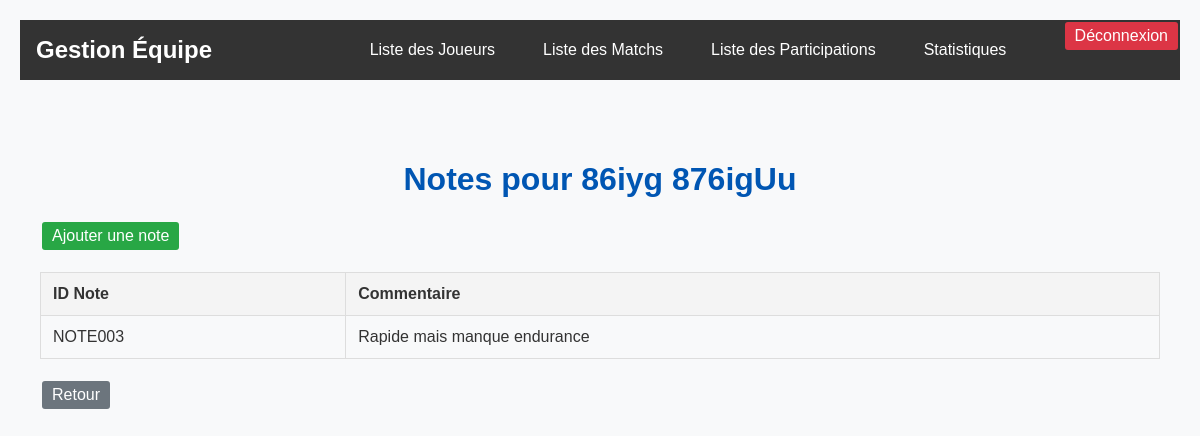
Screenshot of /vue/voirNotes.php?id=UGI87 with the database file from the repository.
### tables this page shows
CREATE TABLE `joueur` (
  `numero_de_licence` varchar(50) NOT NULL,
  `nom` varchar(50) DEFAULT NULL,
  `prenom` varchar(50) DEFAULT NULL,
  `date_naissance` date DEFAULT NULL,
  `taille` decimal(15,0) DEFAULT NULL,
  `poids` decimal(15,0) DEFAULT NULL,
  `evaluation` decimal(1,0) DEFAULT NULL,
  `statut` varchar(8) DEFAULT NULL
);

CREATE TABLE `note_personnelle` (
  `Id_note` varchar(50) NOT NULL,
  `Commentaire` varchar(50) DEFAULT NULL,
  `numero_de_licence` varchar(50) NOT NULL
);

### modele/joueurModel.php (called while the page is built, shortened)
<?php
require_once '../config/bd.php';
function getJoueurByLicence($numero_licence) {
    global $linkpdo;
    $requete = $linkpdo->prepare("SELECT * FROM joueur WHERE numero_de_licence = :licence");
    $requete->execute([':licence' => $numero_licence]);
    return $requete->fetch(PDO::FETCH_ASSOC);
}
?>

### controleur/noteControleur.php (called while the page is built, shortened)
<?php
require_once '../modele/noteModel.php';
require_once '../modele/joueurModel.php';
function afficherNotesJoueur($numero_licence) {
    return [
        'joueur' => getJoueurByLicence($numero_licence),
        'notes' => getNotesJoueur($numero_licence)
    ];
}

### modele/noteModel.php (called while the page is built, shortened)
<?php
require_once '../config/bd.php';
function getNotesJoueur($numero_licence) {
    global $linkpdo;
    $requete = $linkpdo->prepare("
        SELECT DISTINCT n.*, j.nom, j.prenom
        FROM note_personnelle n
        JOIN joueur j ON n.numero_de_licence = j.numero_de_licence
        WHERE n.numero_de_licence = :licence
        ORDER BY n.Id_note DESC
    ");
    $requete->execute([':licence' => $numero_licence]);
    return $requete->fetchAll(PDO::FETCH_ASSOC);
}

### vue/voirNotes.php (the view, shortened to what this page needs)
<?php
require_once '../controleur/noteControleur.php';
include "header.php";
$numero_licence = isset($_GET['id']) ? htmlspecialchars($_GET['id']) : null;
$result = afficherNotesJoueur($numero_licence);
$joueur = $result['joueur'];
$notes = $result['notes'];
?>
<!DOCTYPE html>
<html lang="fr">
<head>
    <link rel="stylesheet" href="./css/style.css">
</head>
<body>
    <div class="container">
        <h1>Notes pour <?php echo htmlspecialchars($joueur['nom'] . ' ' . $joueur['prenom']); ?></h1>
        <div style="margin: 20px 0;">
            <a href="ajouterNote.php?id=<?php echo urlencode($numero_licence); ?>"
               class="button add-btn">Ajouter une note</a>
        </div>
        <?php if (empty($notes)): ?>
            <div class="alert alert-info">Aucune note n'a été ajoutée pour ce joueur.</div>
        <?php else: ?>
            <table>
                <thead>
                    <tr>
                        <th>ID Note</th>
                        <th>Commentaire</th>
                    </tr>
                </thead>
                <tbody>
                    <?php foreach ($notes as $note): ?>
                        <tr>
                            <td><?php echo htmlspecialchars($note['Id_note']); ?></td>
                            <td><?php echo htmlspecialchars($note['Commentaire']); ?></td>
                        </tr>
                    <?php endforeach; ?>
                </tbody>
            </table>
        <?php endif; ?>
        <div style="margin-top: 20px;">
            <a href="listeJoueurs.php" class="button back-btn">Retour</a>
        </div>
    </div>
</body>
</html>

### vue/css/style.css (style rules this page uses)
body { font-family: Arial, sans-serif; margin: 20px; padding: 0; background-color: #f8f9fa; color: #333; }
h1 { text-align: center; color: #0056b3; }
table { width: 100%; border-collapse: collapse; margin-top: 20px; }
th, td { border: 1px solid #ddd; padding: 8px; text-align: left; }
th { background-color: #f4f4f4; color: #333; font-weight: bold; }
.container { padding: 20px; max-width: 1200px; margin: 0 auto; }
.button { padding: 0.5rem 1rem; border-radius: 4px; text-decoration: none; border: none; cursor: pointer; transition: background-color 0.3s; }
th, td { padding: 12px; text-align: left; border-bottom: 1px solid #ddd; }
th { background-color: #f4f4f4; }
.button { padding: 5px 10px; margin: 2px; border: none; border-radius: 3px; cursor: pointer; text-decoration: none; display: inline-block; }
.container { padding-top: 60px; }
.add-btn { background: #28a745; color: white; margin-right: 10px; }
.back-btn { background: #6c757d; color: white; }

### rows the page displays
joueur: nom+prenom "86iyg 876igUu"
note_personnelle: Id_note "NOTE003", Commentaire "Rapide mais manque endurance"
